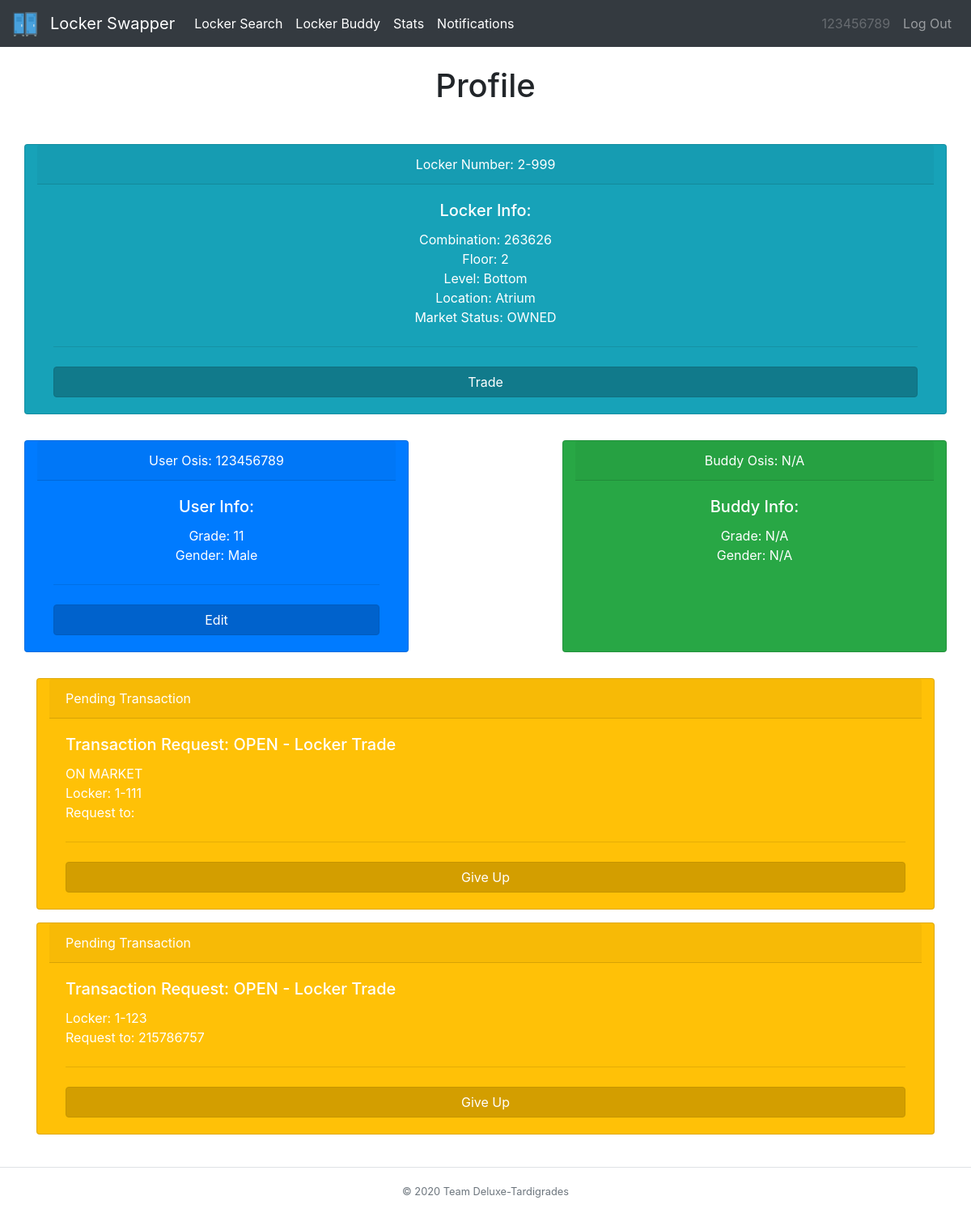
Before: /home (signed in) with the older database file.
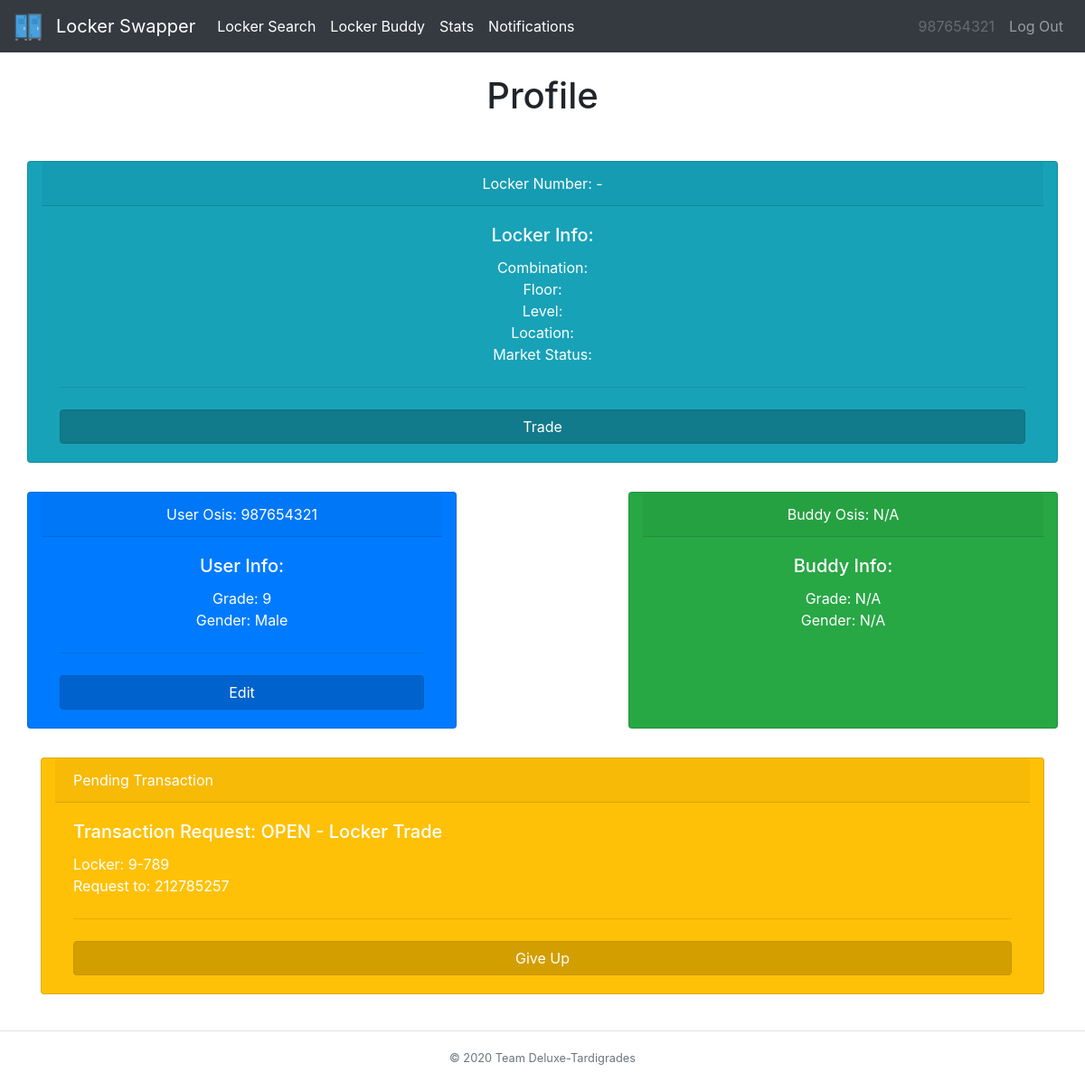
After: the same page with the newer database file.
### tables this page shows
CREATE TABLE locker_tbl (locker INT, owner TEXT, combo TEXT, floor INT, level INT, location TEXT, status TEXT);

CREATE TABLE user_tbl (osis INT, password TEXT, locker INT, grade INT, buddy INT, survey TEXT, gender TEXT);

CREATE TABLE transaction_tbl (locker INT, recipient INT, sender INT, status INT, request TEXT, floor INT);

### __init__.py (the view)
@app.route("/home")
@login_required
def profile():
    userInfo = db_manager.getUserInfo(session['osis'])
    buddy = ["N/A","N/A","N/A","N/A","N/A","N/A","N/A","N/A"]
    if len(userInfo[4]) != 0:
        buddy = db_manager.getUserInfo(userInfo[4])
    locker = db_manager.getLockerInfo(userInfo[2])
    transactions=db_manager.getTransactionInfo(session['osis'])
    return render_template("home.html", heading="Profile", userInfo=userInfo, buddy=buddy, locker=locker, transactions=transactions , user=session['osis'])

### __init__.py (called while the page is built)
def login_required(f):
    @wraps(f)
    def dec(*args, **kwargs):
        if 'osis' in session:
            return f(*args, **kwargs)
        flash('You must be logged in to view this page!', 'danger')
        return redirect('/')
    return dec

### db_builder.py (called while the page is built)
def execmany(cmd, inputs):
    db = sqlite3.connect(DB_FILE)
    c = db.cursor()
    output = c.execute(cmd, inputs)
    db.commit()
    return output

### db_manager.py (called while the page is built)
def getUserInfo(osis):
    q = "SELECT * from user_tbl WHERE osis=?"
    inputs = (osis,)
    data = execmany(q, inputs).fetchone()
    info = [data[0],data[1],data[2],data[3],data[4],data[5],data[6]]
    return info

def getLockerInfo(locker):
    q = "SELECT * from locker_tbl WHERE locker=?"
    inputs = (locker,)
    data = execmany(q, inputs).fetchone()
    info=[]
    for value in data:
        info.append(value)
    return info

def getTransactionInfo(osis):
    q = "SELECT * from transaction_tbl WHERE sender=?"
    inputs = (osis,)
    data = execmany(q, inputs).fetchall()
    info = []
    if(data is None):
        return info
    for value in data:
        if len(value)>0 and value[3] == 1:
            info.append([value[0],value[1],value[2],value[3],value[4],value[5]])
    return info

### templates/home.html (shortened to what this page needs)
{% extends "base.html" %}
{% block body %}
<div class="row">
  <div class="col-sm-12 col-md-12 col-lg-12 mx-auto">
    <div class="row">
      <div class="card text-white text-center bg-info my-3 col-md-12">
        <div class="card-header">Locker Number: {{locker[3]}}-{{locker[0]}}</div>
        <div class="card-body">
          <h5 class="card-title">Locker Info:</h5>
          <p class="card-text">Combination: {{locker[2]}} <br> Floor: {{locker[3]}} <br> Level: {{locker[4]}} <br> Location: {{locker[5]}} <br> Market Status: {{locker[6]}}</p>
          <hr class="my-4">
          <form action="/market" method="post">
            <button type="submit" class="btn btn-info btn-block active">Trade</button>
          </form>
        </div>
      </div>
    </div>
    <div class="row">
      <div class="card text-white text-center bg-primary my-3 col-md-5">
        <div class="card-header">User Osis: {{userInfo[0]}}</div>
        <div class="card-body">
          <h5 class="card-title">User Info:</h5>
          <p class="card-text">Grade: {{userInfo[3]}} <br> Gender: {{userInfo[6]}}</p>
          <hr class="my-4">
          <form action="/editprof">
            <button type="submit" class="btn btn-primary btn-block active">Edit</button>
          </form>
        </div>
      </div>
      <div class="col-md-2">
      </div>
      <div class="card text-white text-center bg-success my-3 col-md-5">
        <div class="card-header">Buddy Osis: {{buddy[0]}}</div>
        <div class="card-body">
          <h5 class="card-title">Buddy Info:</h5>
          <p class="card-text">Grade: {{buddy[3]}} <br> Gender: {{buddy[6]}}</p>
        </div>
      </div>
    </div>
    {% for item in transactions%}
    <div class="card text-white bg-warning my-3 col-md-12">
      <div class="card-header">Pending Transaction</div>
      <div class="card-body">
        <h5 class="card-title">Transaction Request:
          {% if item[3] == 1 %} OPEN -
            {% if item[4] == 'L' %} Locker Trade {% endif %}
            {% if item[4] == 'B' %} Buddy Match {% endif %} {% endif %}
        </h5>
        <p class="card-text">
          {% if item[1] == '' %} ON MARKET <br>{% endif %}
          {% if item[4] == 'L' %} Locker: {{item[5]}}-{{item[0]}}<br>{% endif %}
          Request to: {{item[1]}} <br> </p>
        <hr class="my-4">
        <form action="/giveup" method="post">
          <button type="submit" name="giveup" value="{{item[1]}}" class="text-white btn btn-warning btn-block active">Give Up</button>
        </form>
      </div>
    </div>
    {% endfor %}
  </div>
</div>
{% endblock %}

### templates/base.html (shortened to what this page needs)
{% from "macros/render_flashes.html" import render_flashes %}
<!DOCTYPE html>
<html>
    <head>
        <link rel="stylesheet" href="https://stackpath.bootstrapcdn.com/bootstrap/4.3.1/css/bootstrap.min.css">
    </head>
    <body>
      <nav class="navbar navbar-expand-lg navbar-dark bg-dark">
      <a class="navbar-brand" href="/home">
        <img src="/../static/lockericon.png" alt="" width="30" height="30">
      </a>
      <a class="navbar-brand" href="/home">Locker Swapper</a>
      <div class="collapse navbar-collapse" id="navbarSupportedContent">
        <ul class="navbar-nav mr-auto">
          <li class="nav-item active">
            <a class="nav-link" href="/locker">Locker Search</a>
          </li>
          <li class="nav-item active">
            <a class="nav-link" href="/survey">Locker Buddy</a>
          </li>
          <li class="nav-item active">
            <a class="nav-link" href="/stats">Stats</a>
          </li>
          <li class="nav-item active">
            <a class="nav-link" href="/notifs">Notifications</a>
          </li>
        </ul>
        <ul class="navbar-nav navbar-right">
            <li class="nav-item">
                <a class="nav-link disabled">{{user}}</a>
            </li>
            <li class="nav-item">
                <a class="nav-link" href="/logout">Log Out</a>
            </li>
        </ul>
      </div>
    </nav>
    <div class="container">
      {{ render_flashes() }}
      <h1 class="text-center">{{heading}}</h1>
      <br>
      {% block body %}
      {% endblock %}
    </div>
    <br>
    <footer class="footer-copyright text-center py-3 border-top">
        <small class="text-muted">© 2020 Team Deluxe-Tardigrades</small>
    </footer>
  </body>
</html>

### templates/macros/render_flashes.html (shortened to what this page needs)
{% macro render_flashes() %}
    <br>
{% endmacro %}

Changed rows visible on the page:
no longer on this page (row edited): locker_tbl: floor "2", locker "999", combo "263626", level "Bottom", location "Atrium", status "OWNED"
no longer on this page (row edited): transaction_tbl: status "OPEN -", recipient "ON MARKET", floor "1", locker "111"
removed transaction_tbl: status "OPEN -", floor "1", locker "123", recipient "215786757"
changed user_tbl "Male": osis "123456789" → "987654321"; grade "11" → "9"
added transaction_tbl: status "OPEN -", floor "9", locker "789", recipient "212785257"
Other visible differences:
{{ user }}: "123456789" → "987654321"
